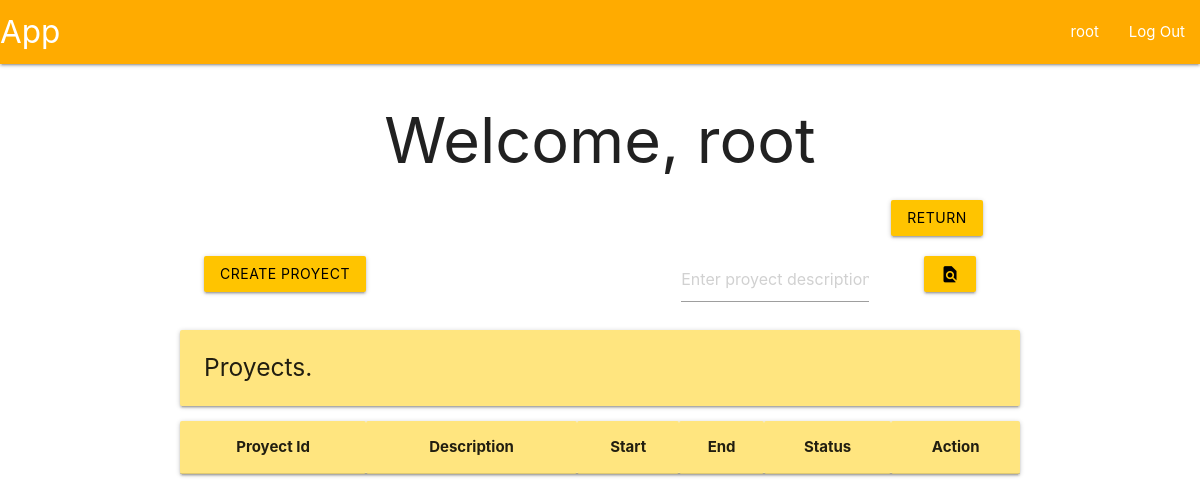
/root/proyects (signed in), run on an earlier commit of the app's database.
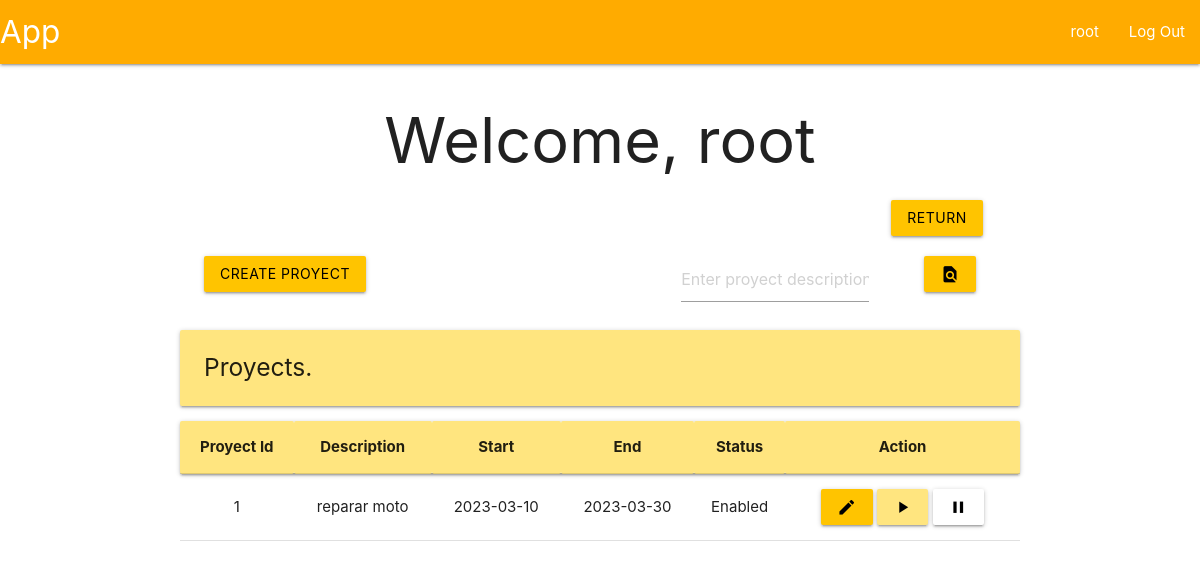
And on a later commit of the database.
### tables this page shows
CREATE TABLE proyect (
    id INTEGER PRIMARY KEY AUTOINCREMENT,
    description TEXT UNIQUE NOT NULL,
    start DATE NOT NULL,
    end DATE NOT NULL,
    statusId INTEGER,

    FOREIGN KEY (statusId) REFERENCES proyectStatus(id)
);

CREATE TABLE proyectStatus (
    id INTEGER PRIMARY KEY AUTOINCREMENT,
    name TEXT NOT NULL
);

### app/proyectView.py (the view, shortened to what this page needs)
@bp.route('/proyects', methods=('POST', 'GET'))
@modifyProyect_required
def proyectView():
    db = get_db()
    flag = False
    if not flag:
        proyects = db.execute(
            """SELECT
                p.id,
                p.description as description,
                p.start as start,
                p.end as end,
                s.name as status
               FROM proyect p
               INNER JOIN proyectStatus s ON p.statusId = s.id"""
        ).fetchall()
    return render_template('proyect/proyectView.html', proyects=proyects)

### app/auth.py (called while the page is built)
@bp.before_app_request
def load_logged_in_user():
    user_id = session.get('user_id')
    if user_id is None:
        g.user = None
    else:
        g.user = get_db().execute(
            "SELECT * FROM user WHERE id = ?",
            (user_id,)
        ).fetchone()

def modifyProyect_required(view):
    @functools.wraps(view)
    def wrapped_view(**kwargs):
        if g.user is None:
            return redirect(url_for('auth.login'))
        elif g.user['roleId'] != 1 and g.user['roleId'] != 2:
            return redirect(url_for('user.profile'))
        return view(**kwargs)
    return wrapped_view

### app/db.py (called while the page is built)
def get_db():
    if 'db' not in g:
        g.db = sqlite3.connect(
            current_app.config['DATABASE'],
            detect_types = sqlite3.PARSE_DECLTYPES
        )
        g.db.row_factory = sqlite3.Row
    return g.db

### app/templates/proyect/proyectView.html
{% extends 'base.html' %}
{% block header %}
  <h1>{% block title %}Welcome, {{ g.user['username'] }}{% endblock %}</h1>
{% endblock %}
{% block content %}
<div class="row">
    <form method="POST">
        <div class="col s1 offset-s10">
            <button class="btn amber accent-3 black-text" type="submit" value="return" name="return">Return</button>
        </div>
    </form>
</div>
<div class="row">
  <form method="POST">
    <div class="col s3">
      <button class="btn amber accent-3 black-text" type="submit" value="create-proyect" name="create-proyect">Create proyect</button>
    </div>
  </form>
  <form method="POST">
    <div class="col s3 offset-s4">
      <input placeholder="Enter proyect description" name="find-proyect" id="proyect">
    </div>
    <div class="col s2">
      <button class="btn amber accent-3 black-text">
        <i class="material-icons">find_in_page</i>
      </button>
    </div>
  </form>
</div>
<div class="left-align">
    <h5 class="card-panel amber accent-1">Proyects.</h5>
</div>
<table class="centered">
    <thead class="card-panel amber accent-1">
      <tr>
        <th>Proyect Id</th>
        <th>Description</th>
        <th>Start</th>
        <th>End</th>
        <th>Status</th>
        <th>Action</th>
      </tr>
    </thead>
    <tbody>
      {% for proyect in proyects %}
        <tr>
          <td>{{ proyect['id'] }}</td>
          <td>{{ proyect['description']}}</td>
          <td>{{ proyect['start'] }}</td>
          <td>{{ proyect['end'] }}</td>
          <td>{{ proyect['status'] }}</td>
          <td>
            <form method="POST">
                <button class="btn amber accent-3 black-text" type="submit" name="modify-proyect" value="{{ proyect['id'] }}">
                  <i class="material-icons">edit</i>
                </button>
                <button class="btn amber accent-1 black-text" type="submit" name="enable-proyect" value="{{ proyect['id'] }}">
                  <i class="material-icons">play_arrow</i>
                </button>
                <button class="btn white black-text" type="submit" name="close-proyect" value="{{ proyect['id'] }}">
                  <i class="material-icons">pause</i>
                </button>
            </form>
          </td>
        </tr>
      {% endfor %}
    </tbody>
  </table>
{% endblock %}

What changed in the data, as far as the page shows it:
added proyect: id "1", description "reparar moto", start "2023-03-10", end "2023-03-30", status "Enabled"
